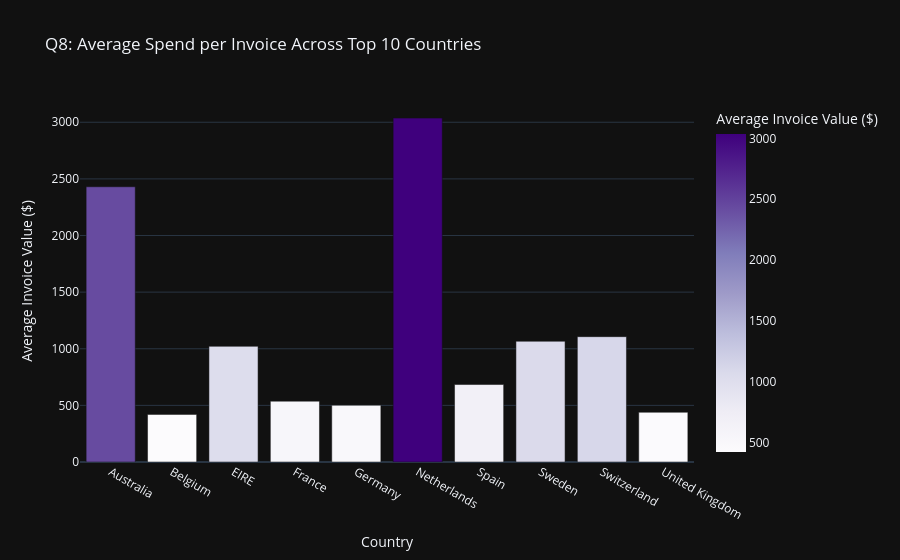

Source (notebook cell):
### Markdown cell above
### Q8: What is the average spend per individual invoice across the top 10 countries?

### Code cell
top10_countries = q1_data['Country'].tolist()
q8_df = df_sales[df_sales['Country'].isin(top10_countries)]
invoice_spend = q8_df.groupby(['Country', 'InvoiceNo'])['TotalAmount'].sum().reset_index()
q8_data = invoice_spend.groupby('Country')['TotalAmount'].mean().reset_index()

fig8 = px.bar(
    q8_data, x='Country', y='TotalAmount',
    title='Q8: Average Spend per Invoice Across Top 10 Countries',
    labels={'TotalAmount': 'Average Invoice Value ($)', 'Country': 'Country'},
    color='TotalAmount', color_continuous_scale='Purples'
)
fig8.show()

### Figure 1 — Plotly figure (JSON) as saved in the notebook; plotly's stock layout.template omitted (floating-point values rounded to 4 significant figures)
{"data": [{"hovertemplate": "Country=%{x}<br>Average Invoice Value ($)=%{marker.color}<extra></extra>", "legendgroup": "", "marker": {"color": [2430.0, 420.4, 1021.0, 537.3, 500.8, 3037.0, 684.2, 1066.0, 1107.0, 439.0], "coloraxis": "coloraxis", "pattern": {"shape": ""}}, "name": "", "orientation": "v", "showlegend": false, "textposition": "auto", "type": "bar", "x": ["Australia", "Belgium", "EIRE", "France", "Germany", "Netherlands", "Spain", "Sweden", "Switzerland", "United Kingdom"], "xaxis": "x", "y": [2430.0, 420.4, 1021.0, 537.3, 500.8, 3037.0, 684.2, 1066.0, 1107.0, 439.0], "yaxis": "y"}], "layout": {"barmode": "relative", "coloraxis": {"autocolorscale": false, "colorbar": {"title": {"text": "Average Invoice Value ($)"}}, "colorscale": [[0, "rgb(252,251,253)"], [0.125, "rgb(239,237,245)"], [0.25, "rgb(218,218,235)"], [0.375, "rgb(188,189,220)"], [0.5, "rgb(158,154,200)"], [0.625, "rgb(128,125,186)"], [0.75, "rgb(106,81,163)"], [0.875, "rgb(84,39,143)"], [1, "rgb(63,0,125)"]]}, "legend": {"tracegroupgap": 0}, "title": {"text": "Q8: Average Spend per Invoice Across Top 10 Countries"}, "xaxis": {"anchor": "y", "domain": [0, 1], "title": {"text": "Country"}}, "yaxis": {"anchor": "x", "domain": [0, 1], "title": {"text": "Average Invoice Value ($)"}}}}
